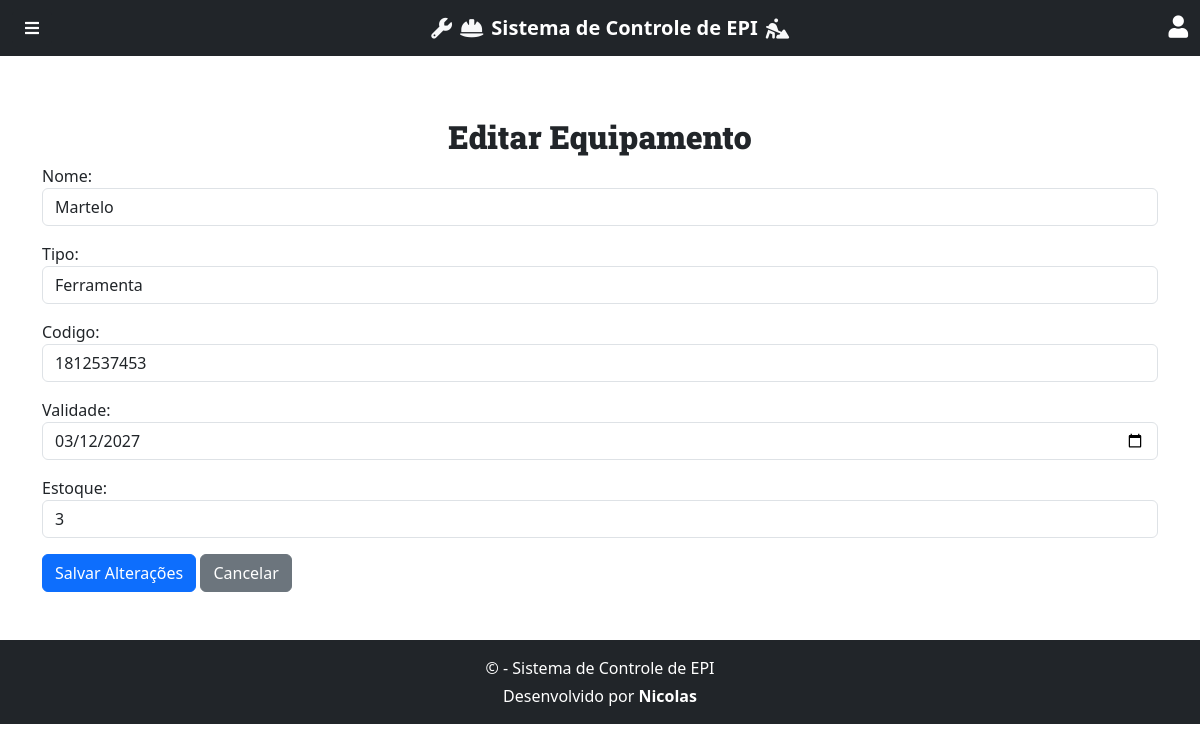
The app's page /equipamentos/2/editar/, older data.
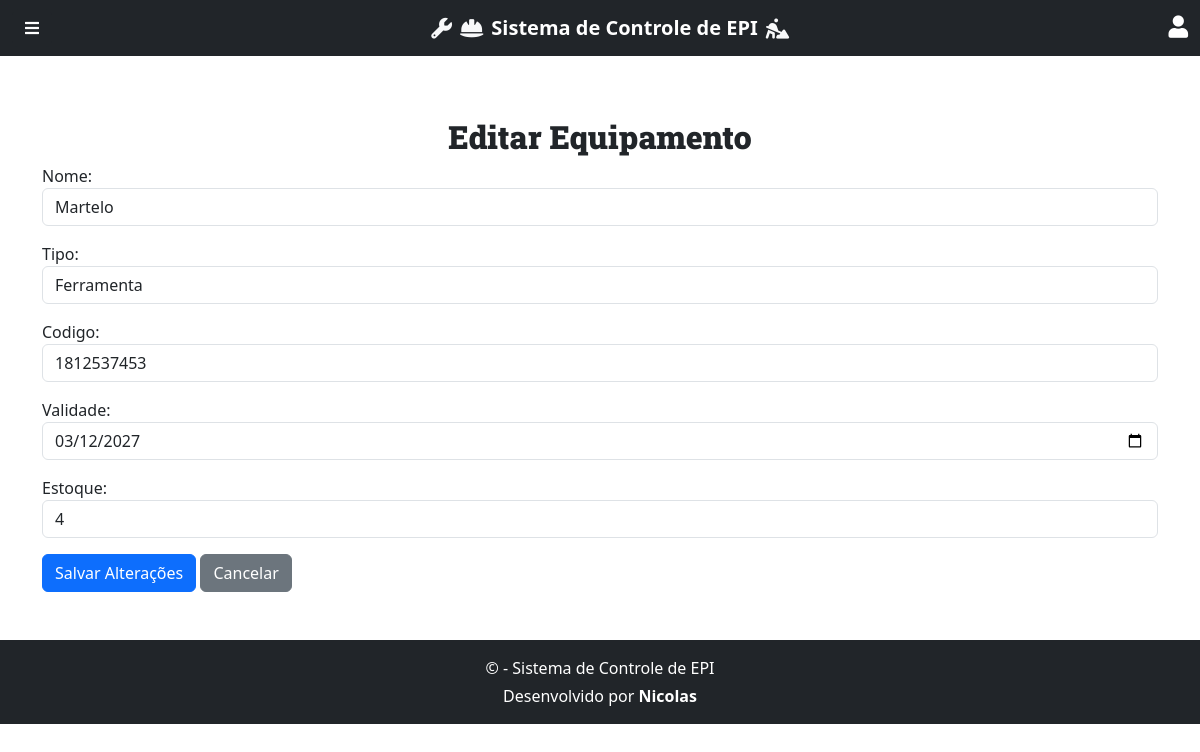
The same page, newer data.
### core/models/equipamento_model.py (models this page shows, shortened)
class Equipamento(models.Model):
    nome = models.CharField(max_length=100)
    tipo = models.CharField(max_length=100)
    codigo = models.CharField(max_length=50, unique=True)
    validade = models.DateField()
    estoque = models.IntegerField()

### core/views/equipamento_views.py (the view)
# urls.py: path('equipamentos/<int:id>/editar/', equipamento_views.editar_equipamento, name='editar_equipamento'),
def editar_equipamento(request, id):
    equipamento = get_object_or_404(Equipamento, id=id)
    if request.method == 'POST':
        form = EquipamentoForm(request.POST, instance=equipamento)
        if form.is_valid():
            form.save()
            return redirect('criar_equipamento')
    else:
        form = EquipamentoForm(instance=equipamento)
    return render(request, 'core/pages/editar_equipamento.html', {
        'form': form,
        'equipamento': equipamento
    })

### core/forms/equipamento_form.py
class EquipamentoForm(forms.ModelForm):
    class Meta:
        model = Equipamento
        fields = ['nome', 'tipo', 'codigo', 'validade', 'estoque']
        widgets = {
            'validade': forms.DateInput(attrs={'type': 'date', 'class': 'form-control'}),
            'nome': forms.TextInput(attrs={'class': 'form-control', 'placeholder': 'Digite o nome aqui'}),
            'tipo': forms.TextInput(attrs={'class': 'form-control', 'placeholder': 'Digite o tipo aqui'}),
            'codigo': forms.TextInput(attrs={'class': 'form-control', 'placeholder': 'Digite o código aqui'}),
            'estoque': forms.NumberInput(attrs={'class': 'form-control', 'placeholder': 'Digite a quantidade em estoque'}),
        }

### core/templates/core/pages/editar_equipamento.html (shortened to what this page needs)
{% extends 'global/base.html' %}
{% load static %}
{% block content %}
  <div class="container mt-4">
    <h2>Editar Equipamento</h2>
    <form action="{% url 'editar_equipamento' equipamento.id %}" method="POST" class="mb-5">
      <div class="mb-3">
        {{ form.nome.label_tag }}
        {{ form.nome }}
      </div>
      <div class="mb-3">
        {{ form.tipo.label_tag }}
        {{ form.tipo }}
      </div>
      <div class="mb-3">
        {{ form.codigo.label_tag }}
        {{ form.codigo }}
      </div>
      <div class="mb-3">
        {{ form.validade.label_tag }}
        {{ form.validade }}
      </div>
      <div class="mb-3">
        {{ form.estoque.label_tag }}
        {{ form.estoque }}
      </div>
      <button type="submit" class="btn btn-primary">Salvar Alterações</button>
      <a href="{% url 'criar_equipamento' %}" class="btn btn-secondary">Cancelar</a>
    </form>
  </div>
{% endblock %}

Row changes from the older to the newer data that the page shows:
changed Equipamento "Martelo": estoque "3" → "4"
